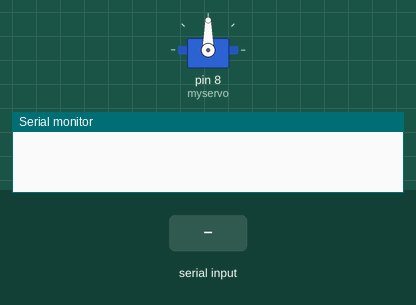
Recording of a sketch running on a simulated Arduino Uno, built with avr-gcc and run on an emulated ATmega328P. Shown: servo, the last lines printed to the serial monitor. Inputs (shaded band) come from the test bench.

Above: at 1.2 s.
1.3 s: "a" received over Serial
At 2.5 s:
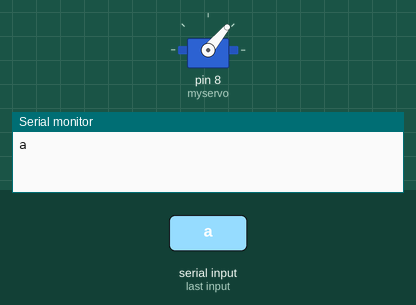
2.8 s: "d" received over Serial
At 3.1 s:
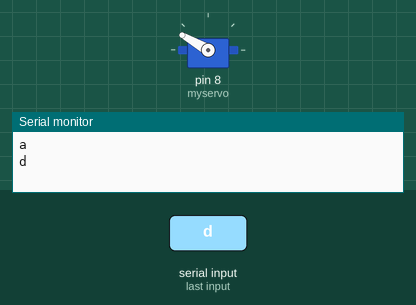
Timing chart, 0 to 5.8 s (numbered marks = the images above; inputs shaded):
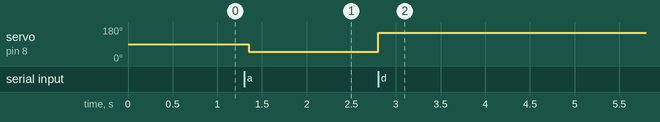

The sketch:

Bluetooth_HC05_module.ino
```cpp
#include <Servo.h>

/*
The circuit:

VCC -> 3.3V
GND -> GND
TXD -> RX
RXD -> TX

*/
Servo myservo;

void setup() {
  Serial.begin(9600);
  myservo.attach(8);
}

void loop() {
  // put your main code here, to run repeatedly:
  if (Serial.available() > 0)
  {
    char data = Serial.read(); // reading the data received from the bluetooth module
    switch (data)
    {
      case 'a': myservo.write(50); break; // when a is pressed on the app on your smart phone
      case 'd': myservo.write(150); break; // when d is pressed on the app on your smart phone
      default : break;
    }
    Serial.println(data);
  }
  delay(50);
}
```

Measured:
- after the input at 1.3 s, servo on pin 8 (myservo): 90° → 50° after 0.05 s
- after the input at 2.8 s, servo on pin 8 (myservo): 50° → 150° at once
